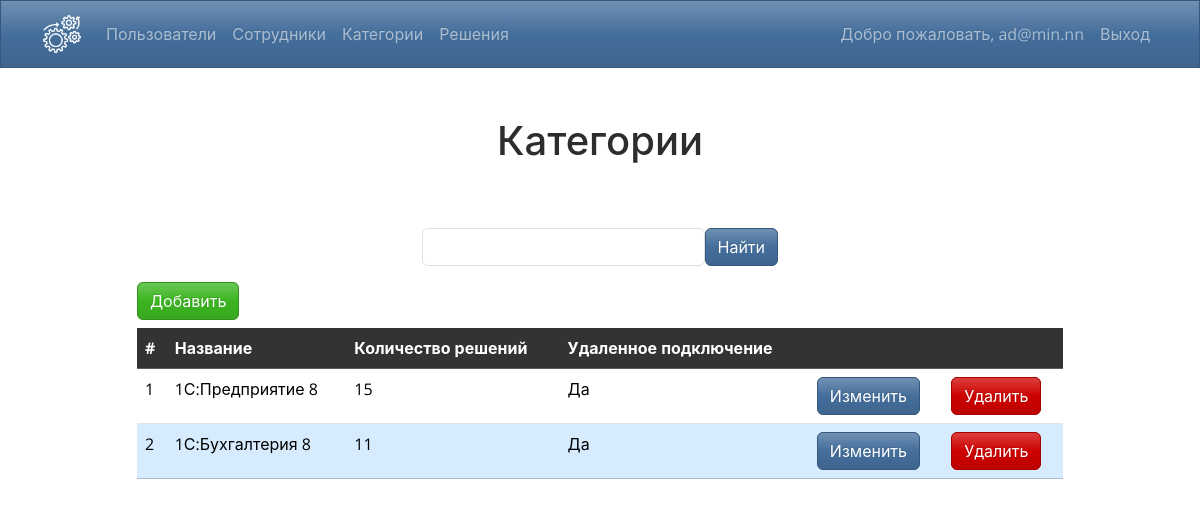
Page /dashboard/cats (signed in) on the committed database.
### tables this page shows
CREATE TABLE `categories` (
  `catId` int(10) UNSIGNED NOT NULL,
  `cat_title` varchar(255) NOT NULL,
  `cat_desc` text NOT NULL,
  `p_amount` int(10) UNSIGNED NOT NULL,
  `distance` varchar(50) NOT NULL
);

### app/controllers/Dashboard.php (called while the page is built, shortened)
<?php
class Dashboard extends Controller {
    public function __construct() {
        $this->catModel = $this->model('Category');
       }
public function cats() {
    $cats = null;
    if(isset($_POST["search"]))    {
        $param = trim($_POST["fsearch"]);
        $cats = $this->catModel->getCats($param);
    } else {
        $cats = $this->catModel->getCats(null);
    }
    $data = [
        'cats' => $cats
    ];
    $this->view('dashboard/cats', $data);
}
}

### app/libraries/Core.php (called while the page is built, shortened)
<?php
class Core {
    protected $currentMethod = 'index';
    public function __construct(){
       $url = $this->getUrl();
       if(isset($_GET['url'])){
        if(file_exists('../app/controllers/' . ucwords($url[0]). '.php')){
             unset($url[0]);
   }
}
       $this->currentController = new $this->currentController;
    if(isset($url[1])) {
        if(method_exists($this->currentController, $url[1])) {
        $this->currentMethod = $url[1];
        unset($url[1]);
        }
    }
    $this->params = $url ? array_values($url) : [];
    call_user_func_array([$this->currentController, $this->currentMethod], $this->params);
    }
    public function getUrl(){
        if(isset($_GET['url']))
        {
            $url = rtrim($_GET['url'], '/');
            $url = filter_var($url, FILTER_SANITIZE_URL);
            $url = explode('/', $url);
            return $url;
        }
    }
}

### public/index.php (called while the page is built)
<?php require_once '../app/bootstrap.php';
$init = new Core();

### app/libraries/Database.php (called while the page is built, shortened)
<?php
class Database {
    private $host = DB_HOST;
    private $user = DB_USER;
    private $pass = DB_PASS;
    private $dbname = DB_NAME;
    private $dbh;
    private $stmt;
    public function __construct(){
        $dsn = 'mysql:host='.$this->host.';dbname='.$this->dbname;
    $options = array(
        PDO::ATTR_PERSISTENT => true,
        PDO::ATTR_ERRMODE => PDO::ERRMODE_EXCEPTION
    );
    try {
$this->dbh = new PDO($dsn, $this->user, $this->pass, $options);
$this->dbh->exec("set names utf8");
    } catch (PDOException $e) {
        $this->error=$e->getMessage();
        echo $this->error;
    }
    }
    public function query($sql){
        $this->stmt = $this->dbh->prepare($sql);
    }
    public function execute(){
        return $this->stmt->execute();
    }
    public function resultSet(){
        $this->execute();
        return $this->stmt->fetchAll(PDO::FETCH_OBJ);
    }
}

### app/models/Category.php (called while the page is built, shortened)
<?php
class Category {
    private $db;
public function __construct(){
    $this->db = new Database;
}
public function getCats($param) {
    $results = null;
       if($param == null)
       {
       $this->db->query("SELECT * FROM categories");
       $results = $this->db->resultSet();
       }
       else
       {
       $this->db->query("SELECT * FROM categories WHERE cat_title like '%".$param."%' or cat_desc like '%".$param."%'");
       $results = $this->db->resultSet();
       }
       return $results;
   }
}

### app/views/dashboard/cats.php (the view, shortened to what this page needs)
<?php require APPROOT.'/views/inc/header.php'; ?>
<h1 class="mt-2 mb-3 text-center">Категории</h1>
<div class="row">
<div class="offset-md-4 col-md-4 offset-md-4 col-12">
<form action="<?php echo URLROOT; ?>/dashboard/cats" method="POST"  class="mt-5 mb-3">
  <div class="d-flex">
      <input type="text" class="form-control" name="fsearch">
      <button type="submit" name="search" class="btn btn-primary">Найти</button>
  </div>
</form>
</div>
</div>
 <div class="row">
    <div class="offset-md-1 col-md-10 offset-md-1 col-12">
    <a class="btn btn-success mb-2" href="<?php echo URLROOT; ?>/dashboard/addcat">Добавить</a>
 <table class="table table-hover">
  <thead>
    <tr class="table-dark">
      <th class="p-2">#</th>
      <th class="p-2">Название</th>
      <th class="p-2">Количество решений</th>
      <th class="p-2">Удаленное подключение</th>
      <th class="p-2"></th>
      <th class="p-2"></th>
    </tr>
  </thead>
  <tbody>
<?php $row=0; foreach($data['cats'] as $cat) : ?>
<?php $row++; ?>
    <tr <?php if($row % 2 == 0) echo 'class="table-info"'; ?> >
      <td ><?php echo $row; ?></td>
      <td><?php echo $cat->cat_title; ?></td>
      <td><?php echo $cat->p_amount; ?></td>
      <td><?php echo $cat->distance == 1 ? 'Да' : 'Нет'; ?></td>
      <td><a class="btn btn-primary" href="<?php echo URLROOT; ?>/dashboard/editcat/<?php echo $cat->catId; ?>">Изменить</a></td>
      <td><a class="btn btn-danger" href="<?php echo URLROOT; ?>/dashboard/delcat/<?php echo $cat->catId; ?>">Удалить</a></td>
    </tr>
<?php endforeach; ?>
  </tbody>
</table>
    </div>
 </div>
<?php require APPROOT.'/views/inc/footer.php'; ?>

### rows in the picture
categories: cat_title "1С:Предприятие 8", p_amount "15", distance "Да"
categories: cat_title "1С:Бухгалтерия 8", p_amount "11", distance "Да"

### other values in the picture
$_SESSION['user_email'] "ad@min.nn"
